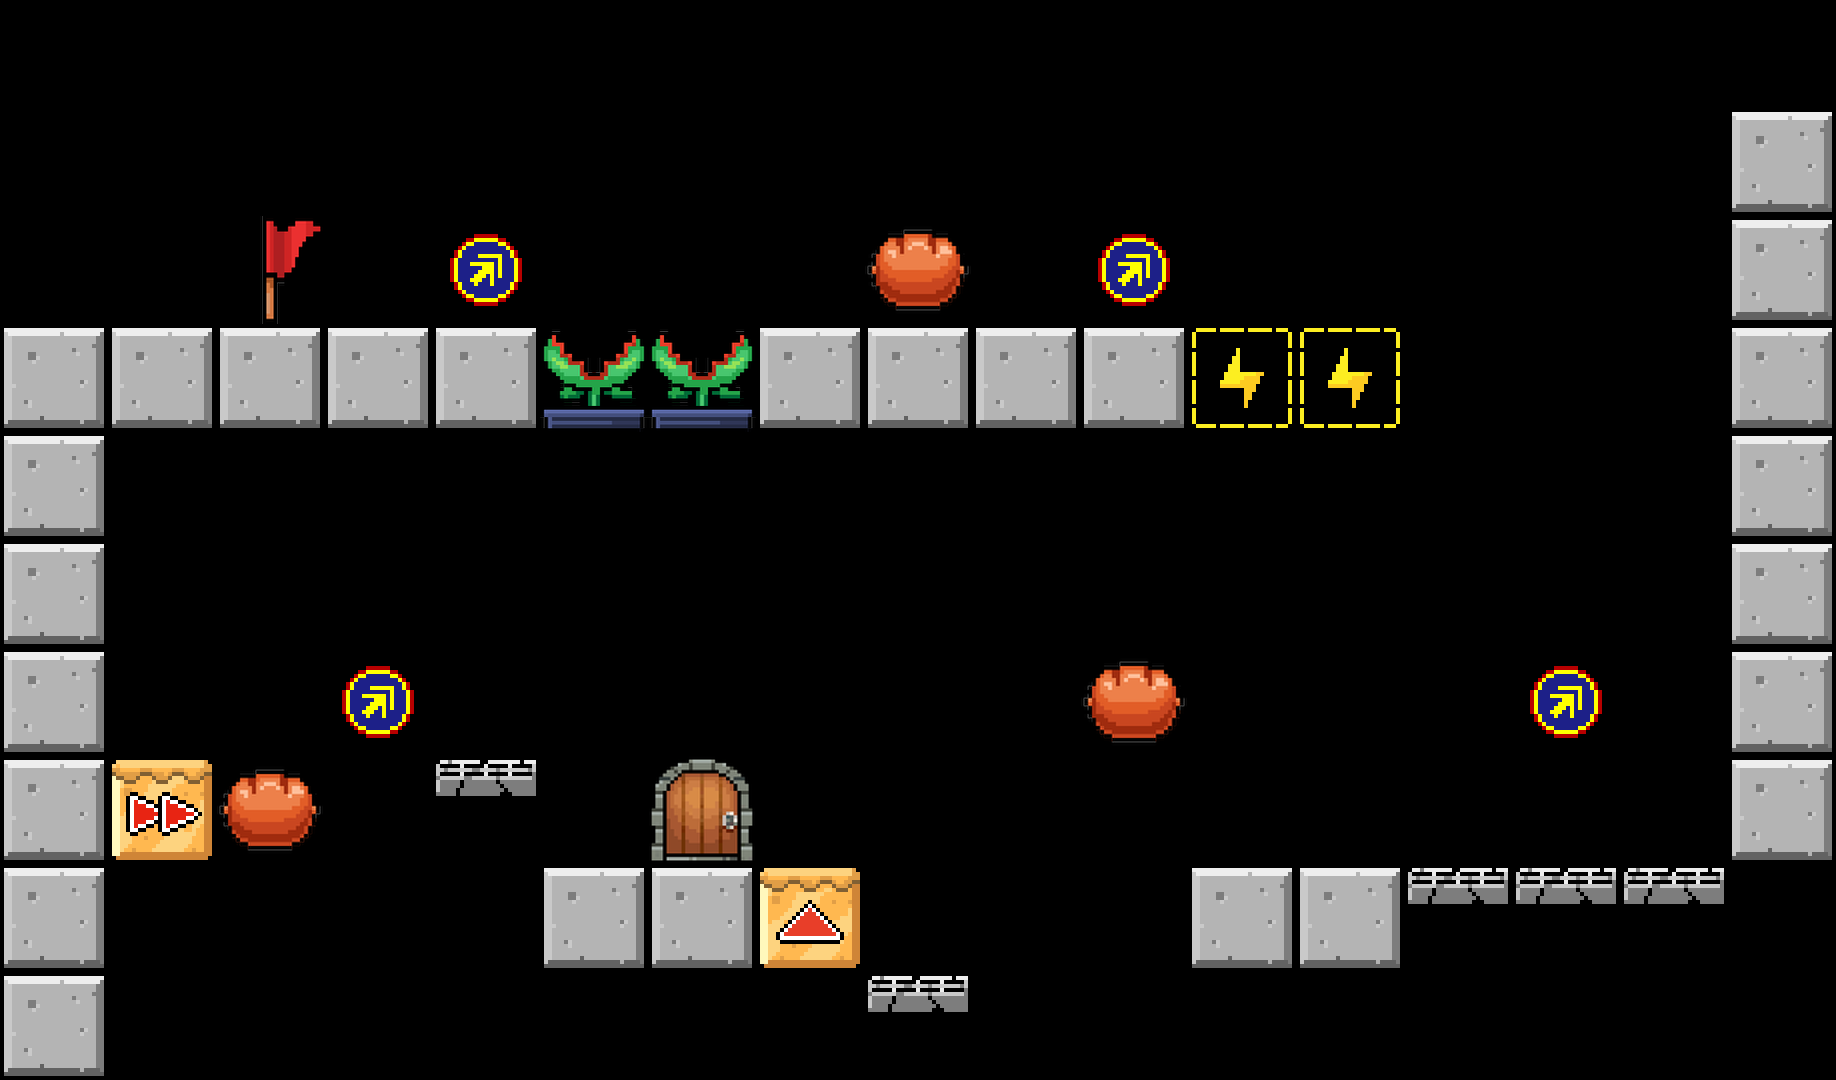

A level layout from a 2D game, rendered from its tile map. Below: a short description, then the map file with its tile-grid data intact:
An orthogonal 17x10 tile map with 108x108 px tiles, 1 tile layer (TileLayer).

<map version="1.5" tiledversion="1.7.2" orientation="orthogonal" renderorder="right-down" width="17" height="10" tilewidth="108" tileheight="108" infinite="0" nextlayerid="2" nextobjectid="1">
 <tileset firstgid="1" source="tile_108.tsx" />
 <layer id="1" name="TileLayer" width="17" height="10">
  <data encoding="csv">
0,0,0,0,0,0,0,0,0,0,0,0,0,0,0,0,0,
0,0,0,0,0,0,0,0,0,0,0,0,0,0,0,0,6,
0,0,1,0,4,0,0,0,3,0,4,0,0,0,0,0,6,
6,6,6,6,6,14,14,6,6,6,6,17,17,0,0,0,6,
6,0,0,0,0,0,0,0,0,0,0,0,0,0,0,0,6,
6,0,0,0,0,0,0,0,0,0,0,0,0,0,0,0,6,
6,0,0,4,0,0,0,0,0,0,3,0,0,0,4,0,6,
6,20,3,0,10,0,2,0,0,0,0,0,0,0,0,0,6,
6,0,0,0,0,6,6,18,0,0,0,6,6,10,10,10,0,
6,0,0,0,0,0,0,0,10,0,0,0,0,0,0,0,0
</data>
 </layer>
</map>
